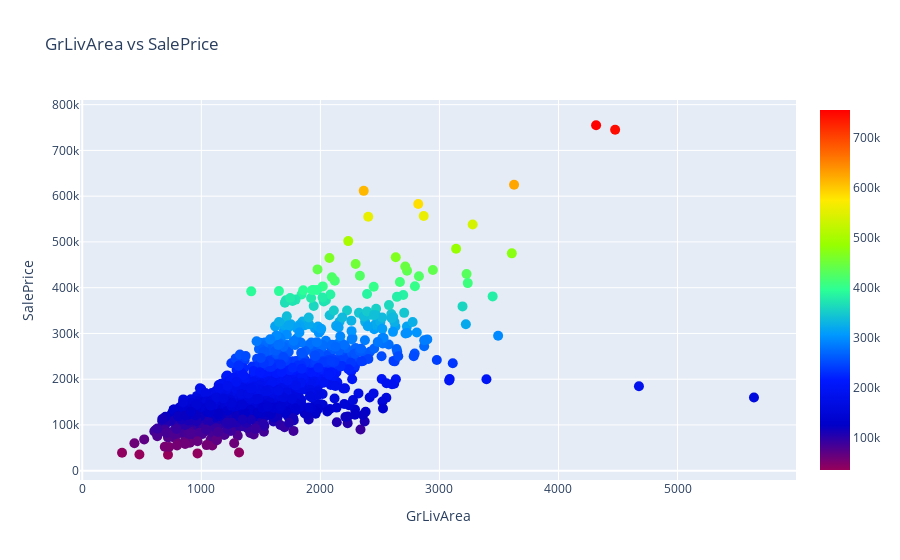

Write notebook code for a chart like this one.
### Markdown cell above
# 4. Checking Linearity and Removing Outliers <a id="4"></a>
The best way to check linear relationship is to plot scatter diagram. So, I plot the scatter plot of various variables and check their linearity. At the same time, observing the scatter plot, I also remove the outliers

### Code cell
'''Scatter plot of GrLivArea vs SalePrice.'''
scatter_plot(train.GrLivArea, train.SalePrice, 'GrLivArea vs SalePrice', 'GrLivArea', 'SalePrice', 10, 'Rainbow')

### Figure 1 — Plotly figure (JSON) as saved in the notebook; plotly's stock layout.template omitted (floating-point values rounded to 4 significant figures; data arrays with more than 128 entries replaced by an {"elided": "..."} marker saying what was removed)
{"data": [{"marker": {"color": {"elided": "1460 int values"}, "colorscale": [[0, "rgb(150,0,90)"], [0.125, "rgb(0,0,200)"], [0.25, "rgb(0,25,255)"], [0.375, "rgb(0,152,255)"], [0.5, "rgb(44,255,150)"], [0.625, "rgb(151,255,0)"], [0.75, "rgb(255,234,0)"], [0.875, "rgb(255,111,0)"], [1, "rgb(255,0,0)"]], "showscale": true, "size": 10}, "mode": "markers", "type": "scatter", "x": {"elided": "1460 int values"}, "y": {"elided": "1460 int values"}}], "layout": {"hovermode": "closest", "title": {"text": "GrLivArea vs SalePrice"}, "xaxis": {"title": {"text": "GrLivArea"}}, "yaxis": {"title": {"text": "SalePrice"}}}}
